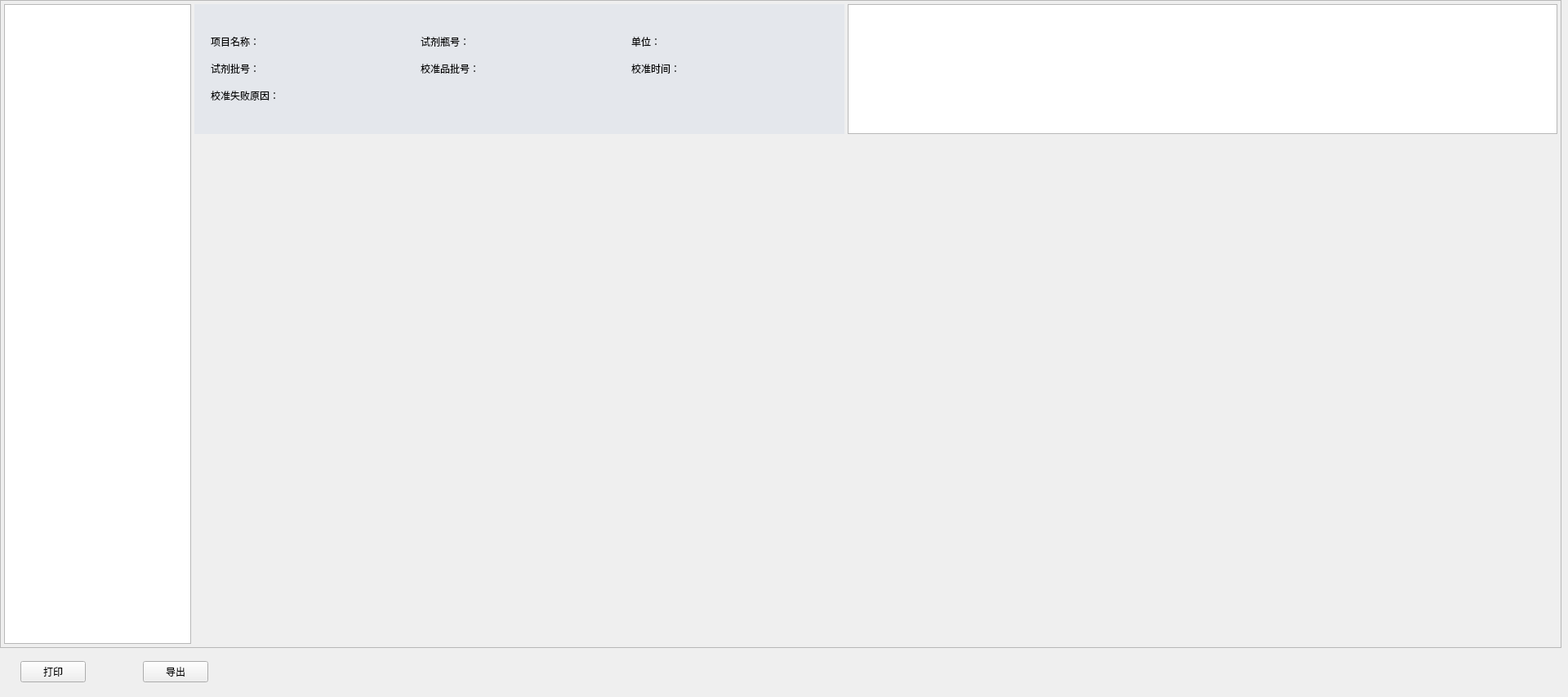
<?xml version="1.0" encoding="UTF-8"?>
<ui version="4.0">
 <class>ImQCaliBrateHistory</class>
 <widget class="QWidget" name="ImQCaliBrateHistory">
  <property name="geometry">
   <rect>
    <x>0</x>
    <y>0</y>
    <width>1920</width>
    <height>853</height>
   </rect>
  </property>
  <property name="windowTitle">
   <string>ImQCaliBrateHistory</string>
  </property>
  <widget class="QTableView" name="AssayNameTbl">
   <property name="geometry">
    <rect>
     <x>5</x>
     <y>5</y>
     <width>229</width>
     <height>783</height>
    </rect>
   </property>
   <property name="verticalScrollBarPolicy">
    <enum>Qt::ScrollBarAlwaysOff</enum>
   </property>
   <property name="selectionBehavior">
    <enum>QAbstractItemView::SelectRows</enum>
   </property>
   <property name="showGrid">
    <bool>false</bool>
   </property>
   <attribute name="horizontalHeaderDefaultSectionSize">
    <number>229</number>
   </attribute>
   <attribute name="horizontalHeaderHighlightSections">
    <bool>false</bool>
   </attribute>
   <attribute name="horizontalHeaderStretchLastSection">
    <bool>true</bool>
   </attribute>
   <attribute name="verticalHeaderVisible">
    <bool>false</bool>
   </attribute>
   <attribute name="verticalHeaderDefaultSectionSize">
    <number>46</number>
   </attribute>
  </widget>
  <widget class="QWidget" name="CalHisCurveWgt" native="true">
   <property name="geometry">
    <rect>
     <x>238</x>
     <y>175</y>
     <width>1669</width>
     <height>613</height>
    </rect>
   </property>
   <property name="scrolls" stdset="0">
    <string notr="true">small_size</string>
   </property>
  </widget>
  <widget class="QStackedWidget" name="stackedWidget">
   <property name="geometry">
    <rect>
     <x>238</x>
     <y>5</y>
     <width>1671</width>
     <height>160</height>
    </rect>
   </property>
   <property name="currentIndex">
    <number>1</number>
   </property>
   <widget class="QWidget" name="page">
    <widget class="QTableView" name="CalRltTbl">
     <property name="geometry">
      <rect>
       <x>800</x>
       <y>0</y>
       <width>869</width>
       <height>159</height>
      </rect>
     </property>
     <property name="horizontalScrollBarPolicy">
      <enum>Qt::ScrollBarAlwaysOff</enum>
     </property>
     <property name="selectionMode">
      <enum>QAbstractItemView::NoSelection</enum>
     </property>
     <property name="showGrid">
      <bool>false</bool>
     </property>
     <property name="types" stdset="0">
      <string notr="true">ch_im</string>
     </property>
     <attribute name="horizontalHeaderDefaultSectionSize">
      <number>10</number>
     </attribute>
     <attribute name="horizontalHeaderHighlightSections">
      <bool>false</bool>
     </attribute>
     <attribute name="horizontalHeaderStretchLastSection">
      <bool>false</bool>
     </attribute>
     <attribute name="verticalHeaderDefaultSectionSize">
      <number>37</number>
     </attribute>
    </widget>
    <widget class="QFrame" name="CalInfoFrame">
     <property name="geometry">
      <rect>
       <x>0</x>
       <y>0</y>
       <width>796</width>
       <height>159</height>
      </rect>
     </property>
     <property name="styleSheet">
      <string notr="true">background-color: #e4e7ec;</string>
     </property>
     <property name="frameShape">
      <enum>QFrame::StyledPanel</enum>
     </property>
     <property name="frameShadow">
      <enum>QFrame::Raised</enum>
     </property>
     <property name="borders" stdset="0">
      <string notr="true">all</string>
     </property>
     <widget class="QFrame" name="frame">
      <property name="geometry">
       <rect>
        <x>0</x>
        <y>0</y>
        <width>796</width>
        <height>159</height>
       </rect>
      </property>
      <property name="frameShape">
       <enum>QFrame::StyledPanel</enum>
      </property>
      <property name="frameShadow">
       <enum>QFrame::Raised</enum>
      </property>
      <property name="borders" stdset="0">
       <string notr="true">all</string>
      </property>
      <layout class="QGridLayout" name="gridLayout">
       <property name="leftMargin">
        <number>20</number>
       </property>
       <property name="topMargin">
        <number>20</number>
       </property>
       <property name="rightMargin">
        <number>9</number>
       </property>
       <property name="bottomMargin">
        <number>20</number>
       </property>
       <property name="horizontalSpacing">
        <number>5</number>
       </property>
       <property name="verticalSpacing">
        <number>20</number>
       </property>
       <item row="2" column="1">
        <widget class="QLabel" name="CalLotLab">
         <property name="text">
          <string>校准品批号：</string>
         </property>
        </widget>
       </item>
       <item row="1" column="0">
        <widget class="QLabel" name="AssayNameLab">
         <property name="text">
          <string>项目名称：</string>
         </property>
        </widget>
       </item>
       <item row="1" column="1">
        <widget class="QLabel" name="RgntBnLab">
         <property name="text">
          <string>试剂瓶号：</string>
         </property>
        </widget>
       </item>
       <item row="2" column="2">
        <widget class="QLabel" name="CalTimeLab">
         <property name="text">
          <string>校准时间：</string>
         </property>
        </widget>
       </item>
       <item row="1" column="2">
        <widget class="QLabel" name="ConcUnitLab">
         <property name="text">
          <string>单位：</string>
         </property>
        </widget>
       </item>
       <item row="2" column="0">
        <widget class="QLabel" name="RgntLotLab">
         <property name="text">
          <string>试剂批号：</string>
         </property>
        </widget>
       </item>
       <item row="3" column="0">
        <spacer name="verticalSpacer">
         <property name="orientation">
          <enum>Qt::Vertical</enum>
         </property>
         <property name="sizeHint" stdset="0">
          <size>
           <width>20</width>
           <height>40</height>
          </size>
         </property>
        </spacer>
       </item>
       <item row="0" column="1">
        <spacer name="verticalSpacer_3">
         <property name="orientation">
          <enum>Qt::Vertical</enum>
         </property>
         <property name="sizeHint" stdset="0">
          <size>
           <width>20</width>
           <height>40</height>
          </size>
         </property>
        </spacer>
       </item>
      </layout>
     </widget>
    </widget>
    <widget class="QFrame" name="line_v_3">
     <property name="geometry">
      <rect>
       <x>800</x>
       <y>0</y>
       <width>1</width>
       <height>159</height>
      </rect>
     </property>
     <property name="frameShape">
      <enum>QFrame::StyledPanel</enum>
     </property>
     <property name="frameShadow">
      <enum>QFrame::Raised</enum>
     </property>
     <property name="lines" stdset="0">
      <string notr="true">solid</string>
     </property>
    </widget>
    <widget class="QFrame" name="line_v_4">
     <property name="geometry">
      <rect>
       <x>1668</x>
       <y>0</y>
       <width>1</width>
       <height>159</height>
      </rect>
     </property>
     <property name="frameShape">
      <enum>QFrame::StyledPanel</enum>
     </property>
     <property name="frameShadow">
      <enum>QFrame::Raised</enum>
     </property>
     <property name="lines" stdset="0">
      <string notr="true">solid</string>
     </property>
    </widget>
    <widget class="QFrame" name="line_h_3">
     <property name="geometry">
      <rect>
       <x>800</x>
       <y>0</y>
       <width>869</width>
       <height>1</height>
      </rect>
     </property>
     <property name="frameShape">
      <enum>QFrame::StyledPanel</enum>
     </property>
     <property name="frameShadow">
      <enum>QFrame::Raised</enum>
     </property>
     <property name="lines" stdset="0">
      <string notr="true">solid</string>
     </property>
    </widget>
    <widget class="QFrame" name="line_h_4">
     <property name="geometry">
      <rect>
       <x>800</x>
       <y>158</y>
       <width>869</width>
       <height>1</height>
      </rect>
     </property>
     <property name="frameShape">
      <enum>QFrame::StyledPanel</enum>
     </property>
     <property name="frameShadow">
      <enum>QFrame::Raised</enum>
     </property>
     <property name="lines" stdset="0">
      <string notr="true">solid</string>
     </property>
    </widget>
   </widget>
   <widget class="QWidget" name="page_2">
    <widget class="QFrame" name="CalInfoFrame_fail">
     <property name="geometry">
      <rect>
       <x>0</x>
       <y>0</y>
       <width>796</width>
       <height>159</height>
      </rect>
     </property>
     <property name="styleSheet">
      <string notr="true">background-color: #e4e7ec;</string>
     </property>
     <property name="frameShape">
      <enum>QFrame::StyledPanel</enum>
     </property>
     <property name="frameShadow">
      <enum>QFrame::Raised</enum>
     </property>
     <property name="borders" stdset="0">
      <string>all</string>
     </property>
     <widget class="QWidget" name="widget1" native="true">
      <property name="geometry">
       <rect>
        <x>0</x>
        <y>0</y>
        <width>796</width>
        <height>159</height>
       </rect>
      </property>
      <layout class="QGridLayout" name="gridLayout_2">
       <property name="leftMargin">
        <number>20</number>
       </property>
       <property name="topMargin">
        <number>15</number>
       </property>
       <property name="rightMargin">
        <number>9</number>
       </property>
       <property name="bottomMargin">
        <number>15</number>
       </property>
       <property name="horizontalSpacing">
        <number>5</number>
       </property>
       <property name="verticalSpacing">
        <number>15</number>
       </property>
       <item row="2" column="2">
        <widget class="QLabel" name="CalTimeLab_fail">
         <property name="text">
          <string>校准时间：</string>
         </property>
        </widget>
       </item>
       <item row="2" column="0">
        <widget class="QLabel" name="RgntLotLab_fail">
         <property name="text">
          <string>试剂批号：</string>
         </property>
        </widget>
       </item>
       <item row="1" column="2">
        <widget class="QLabel" name="ConcUnitLab_fail">
         <property name="text">
          <string>单位：</string>
         </property>
        </widget>
       </item>
       <item row="2" column="1">
        <widget class="QLabel" name="CalLotLab_fail">
         <property name="text">
          <string>校准品批号：</string>
         </property>
        </widget>
       </item>
       <item row="1" column="0">
        <widget class="QLabel" name="AssayNameLab_fail">
         <property name="text">
          <string>项目名称：</string>
         </property>
        </widget>
       </item>
       <item row="1" column="1">
        <widget class="QLabel" name="RgntBnLab_fail">
         <property name="text">
          <string>试剂瓶号：</string>
         </property>
        </widget>
       </item>
       <item row="4" column="0">
        <spacer name="verticalSpacer_2">
         <property name="orientation">
          <enum>Qt::Vertical</enum>
         </property>
         <property name="sizeHint" stdset="0">
          <size>
           <width>20</width>
           <height>40</height>
          </size>
         </property>
        </spacer>
       </item>
       <item row="0" column="1">
        <spacer name="verticalSpacer_4">
         <property name="orientation">
          <enum>Qt::Vertical</enum>
         </property>
         <property name="sizeHint" stdset="0">
          <size>
           <width>20</width>
           <height>40</height>
          </size>
         </property>
        </spacer>
       </item>
       <item row="3" column="0" colspan="3">
        <widget class="QLabel" name="FailedReason">
         <property name="text">
          <string>校准失败原因：</string>
         </property>
         <property name="alignment">
          <set>Qt::AlignLeading|Qt::AlignLeft|Qt::AlignTop</set>
         </property>
         <property name="fonts" stdset="0">
          <string>14</string>
         </property>
        </widget>
       </item>
      </layout>
     </widget>
    </widget>
    <widget class="QTableView" name="CalRltTbl__fail">
     <property name="geometry">
      <rect>
       <x>800</x>
       <y>0</y>
       <width>869</width>
       <height>159</height>
      </rect>
     </property>
     <property name="horizontalScrollBarPolicy">
      <enum>Qt::ScrollBarAlwaysOff</enum>
     </property>
     <property name="selectionMode">
      <enum>QAbstractItemView::NoSelection</enum>
     </property>
     <property name="showGrid">
      <bool>false</bool>
     </property>
     <property name="types" stdset="0">
      <string notr="true">ch_im</string>
     </property>
     <attribute name="horizontalHeaderStretchLastSection">
      <bool>true</bool>
     </attribute>
     <attribute name="verticalHeaderDefaultSectionSize">
      <number>37</number>
     </attribute>
    </widget>
    <widget class="QFrame" name="line_h_8">
     <property name="geometry">
      <rect>
       <x>800</x>
       <y>0</y>
       <width>869</width>
       <height>1</height>
      </rect>
     </property>
     <property name="frameShape">
      <enum>QFrame::StyledPanel</enum>
     </property>
     <property name="frameShadow">
      <enum>QFrame::Raised</enum>
     </property>
     <property name="lines" stdset="0">
      <string notr="true">solid</string>
     </property>
    </widget>
    <widget class="QFrame" name="line_h_9">
     <property name="geometry">
      <rect>
       <x>800</x>
       <y>158</y>
       <width>869</width>
       <height>1</height>
      </rect>
     </property>
     <property name="frameShape">
      <enum>QFrame::StyledPanel</enum>
     </property>
     <property name="frameShadow">
      <enum>QFrame::Raised</enum>
     </property>
     <property name="lines" stdset="0">
      <string notr="true">solid</string>
     </property>
    </widget>
    <widget class="QFrame" name="line_v_7">
     <property name="geometry">
      <rect>
       <x>800</x>
       <y>0</y>
       <width>1</width>
       <height>159</height>
      </rect>
     </property>
     <property name="frameShape">
      <enum>QFrame::StyledPanel</enum>
     </property>
     <property name="frameShadow">
      <enum>QFrame::Raised</enum>
     </property>
     <property name="lines" stdset="0">
      <string notr="true">solid</string>
     </property>
    </widget>
    <widget class="QFrame" name="line_v_8">
     <property name="geometry">
      <rect>
       <x>1668</x>
       <y>0</y>
       <width>1</width>
       <height>159</height>
      </rect>
     </property>
     <property name="frameShape">
      <enum>QFrame::StyledPanel</enum>
     </property>
     <property name="frameShadow">
      <enum>QFrame::Raised</enum>
     </property>
     <property name="lines" stdset="0">
      <string notr="true">solid</string>
     </property>
    </widget>
   </widget>
  </widget>
  <widget class="QFrame" name="line_v">
   <property name="geometry">
    <rect>
     <x>0</x>
     <y>0</y>
     <width>1</width>
     <height>792</height>
    </rect>
   </property>
   <property name="frameShape">
    <enum>QFrame::StyledPanel</enum>
   </property>
   <property name="frameShadow">
    <enum>QFrame::Raised</enum>
   </property>
   <property name="lines" stdset="0">
    <string notr="true">solid</string>
   </property>
  </widget>
  <widget class="QFrame" name="line_h_2">
   <property name="geometry">
    <rect>
     <x>0</x>
     <y>792</y>
     <width>1912</width>
     <height>1</height>
    </rect>
   </property>
   <property name="frameShape">
    <enum>QFrame::StyledPanel</enum>
   </property>
   <property name="frameShadow">
    <enum>QFrame::Raised</enum>
   </property>
   <property name="lines" stdset="0">
    <string notr="true">solid</string>
   </property>
  </widget>
  <widget class="QFrame" name="line_h_6">
   <property name="geometry">
    <rect>
     <x>5</x>
     <y>787</y>
     <width>229</width>
     <height>1</height>
    </rect>
   </property>
   <property name="frameShape">
    <enum>QFrame::StyledPanel</enum>
   </property>
   <property name="frameShadow">
    <enum>QFrame::Raised</enum>
   </property>
   <property name="lines" stdset="0">
    <string notr="true">solid</string>
   </property>
  </widget>
  <widget class="QFrame" name="line_h_5">
   <property name="geometry">
    <rect>
     <x>5</x>
     <y>5</y>
     <width>229</width>
     <height>1</height>
    </rect>
   </property>
   <property name="frameShape">
    <enum>QFrame::StyledPanel</enum>
   </property>
   <property name="frameShadow">
    <enum>QFrame::Raised</enum>
   </property>
   <property name="lines" stdset="0">
    <string notr="true">solid</string>
   </property>
  </widget>
  <widget class="QFrame" name="line_v_5">
   <property name="geometry">
    <rect>
     <x>5</x>
     <y>5</y>
     <width>1</width>
     <height>782</height>
    </rect>
   </property>
   <property name="frameShape">
    <enum>QFrame::StyledPanel</enum>
   </property>
   <property name="frameShadow">
    <enum>QFrame::Raised</enum>
   </property>
   <property name="lines" stdset="0">
    <string notr="true">solid</string>
   </property>
  </widget>
  <widget class="QFrame" name="line_h">
   <property name="geometry">
    <rect>
     <x>0</x>
     <y>0</y>
     <width>1912</width>
     <height>1</height>
    </rect>
   </property>
   <property name="frameShape">
    <enum>QFrame::StyledPanel</enum>
   </property>
   <property name="frameShadow">
    <enum>QFrame::Raised</enum>
   </property>
   <property name="lines" stdset="0">
    <string notr="true">solid</string>
   </property>
  </widget>
  <widget class="QFrame" name="line_v_2">
   <property name="geometry">
    <rect>
     <x>1911</x>
     <y>0</y>
     <width>1</width>
     <height>792</height>
    </rect>
   </property>
   <property name="frameShape">
    <enum>QFrame::StyledPanel</enum>
   </property>
   <property name="frameShadow">
    <enum>QFrame::Raised</enum>
   </property>
   <property name="lines" stdset="0">
    <string notr="true">solid</string>
   </property>
  </widget>
  <widget class="QFrame" name="line_v_6">
   <property name="geometry">
    <rect>
     <x>233</x>
     <y>5</y>
     <width>1</width>
     <height>782</height>
    </rect>
   </property>
   <property name="frameShape">
    <enum>QFrame::StyledPanel</enum>
   </property>
   <property name="frameShadow">
    <enum>QFrame::Raised</enum>
   </property>
   <property name="lines" stdset="0">
    <string notr="true">solid</string>
   </property>
  </widget>
  <widget class="QLabel" name="bk_label">
   <property name="geometry">
    <rect>
     <x>238</x>
     <y>168</y>
     <width>1669</width>
     <height>620</height>
    </rect>
   </property>
   <property name="text">
    <string/>
   </property>
   <property name="borders" stdset="0">
    <string>all</string>
   </property>
  </widget>
  <widget class="QWidget" name="widget_2" native="true">
   <property name="geometry">
    <rect>
     <x>25</x>
     <y>802</y>
     <width>1881</width>
     <height>40</height>
    </rect>
   </property>
   <layout class="QHBoxLayout" name="horizontalLayout_2">
    <property name="spacing">
     <number>70</number>
    </property>
    <property name="leftMargin">
     <number>0</number>
    </property>
    <property name="topMargin">
     <number>0</number>
    </property>
    <property name="rightMargin">
     <number>0</number>
    </property>
    <property name="bottomMargin">
     <number>0</number>
    </property>
    <item>
     <widget class="QPushButton" name="PrintBtn">
      <property name="minimumSize">
       <size>
        <width>0</width>
        <height>0</height>
       </size>
      </property>
      <property name="maximumSize">
       <size>
        <width>16777215</width>
        <height>16777215</height>
       </size>
      </property>
      <property name="text">
       <string>打印</string>
      </property>
      <property name="buttons" stdset="0">
       <string>flat</string>
      </property>
     </widget>
    </item>
    <item>
     <widget class="QPushButton" name="export_btn">
      <property name="minimumSize">
       <size>
        <width>0</width>
        <height>0</height>
       </size>
      </property>
      <property name="maximumSize">
       <size>
        <width>16777215</width>
        <height>16777215</height>
       </size>
      </property>
      <property name="text">
       <string>导出</string>
      </property>
      <property name="buttons" stdset="0">
       <string>flat</string>
      </property>
     </widget>
    </item>
    <item>
     <spacer name="horizontalSpacer">
      <property name="orientation">
       <enum>Qt::Horizontal</enum>
      </property>
      <property name="sizeHint" stdset="0">
       <size>
        <width>40</width>
        <height>20</height>
       </size>
      </property>
     </spacer>
    </item>
   </layout>
  </widget>
  <zorder>AssayNameTbl</zorder>
  <zorder>stackedWidget</zorder>
  <zorder>line_v</zorder>
  <zorder>line_v_6</zorder>
  <zorder>line_h_2</zorder>
  <zorder>line_h</zorder>
  <zorder>line_h_5</zorder>
  <zorder>line_h_6</zorder>
  <zorder>line_v_2</zorder>
  <zorder>line_v_5</zorder>
  <zorder>bk_label</zorder>
  <zorder>CalHisCurveWgt</zorder>
  <zorder>widget_2</zorder>
 </widget>
 <layoutdefault spacing="6" margin="11"/>
 <resources/>
 <connections/>
</ui>
